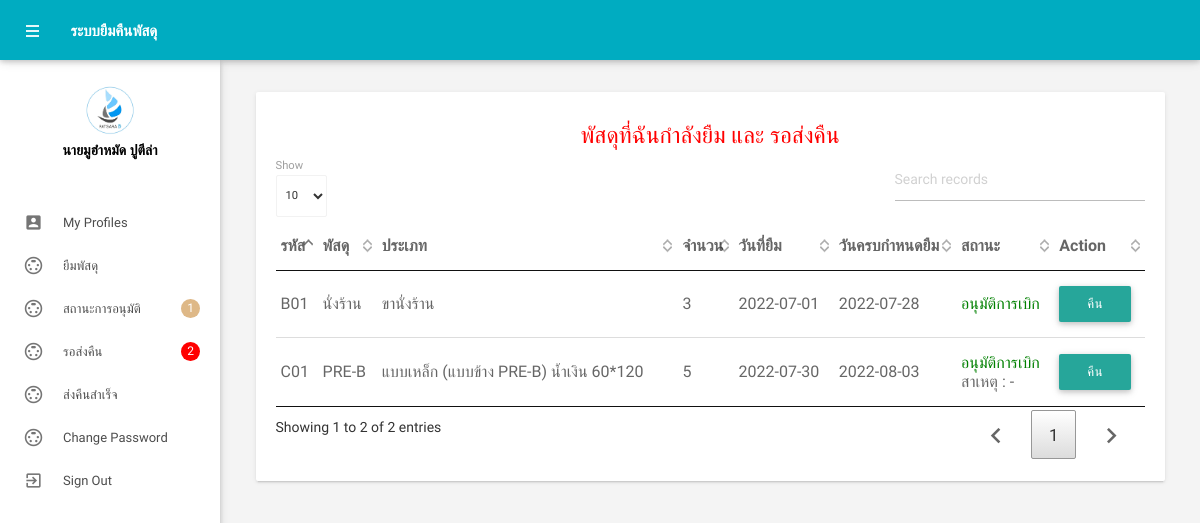
/returnpercel.php (signed in), run on the app's committed database.
### tables this page shows
CREATE TABLE `tblemployees` (
  `id` int(11) NOT NULL,
  `FirstName` varchar(150) NOT NULL,
  `LastName` varchar(150) NOT NULL,
  `EmailId` varchar(200) NOT NULL,
  `Password` varchar(180) NOT NULL,
  `Gender` varchar(100) NOT NULL,
  `Address` varchar(255) NOT NULL,
  `Phonenumber` char(11) NOT NULL,
  `RegDate` timestamp NOT NULL DEFAULT current_timestamp()
);

CREATE TABLE `tbborrow` (
  `BorrowId` int(11) NOT NULL,
  `Work1` varchar(150) NOT NULL,
  `Work2` varchar(150) NOT NULL,
  `BorrowAmount` int(4) NOT NULL,
  `BorrowRequest` date NOT NULL,
  `BorrowReturn` date NOT NULL,
  `Other` varchar(150) NOT NULL,
  `StatusBorrow` int(2) NOT NULL,
  `id` int(11) NOT NULL,
  `TypePercelIdAuto` int(8) NOT NULL,
  `TimeRequest` timestamp NOT NULL DEFAULT current_timestamp() ON UPDATE current_timestamp(),
  `NoteBorrow` varchar(150) NOT NULL,
  `refuseAmount` int(4) NOT NULL
);

CREATE TABLE `tbtypepercel` (
  `TypePercelIdAuto` int(8) NOT NULL,
  `TypePercelId` varchar(15) NOT NULL,
  `TypePercelName` varchar(255) NOT NULL,
  `typePercelAmount` int(11) NOT NULL,
  `PercelIdAuto` int(11) NOT NULL
);

CREATE TABLE `tbpercel` (
  `PercelName` varchar(80) NOT NULL,
  `PercelIdAuto` int(4) NOT NULL,
  `PercelId` varchar(15) NOT NULL
);

### returnpercel.php (the view, shortened to what this page needs)
<?php
include('includes/config.php');
?>
<!DOCTYPE html>
<html lang="en">
<head>
    <link type="text/css" rel="stylesheet" href="assets/plugins/materialize/css/materialize.min.css" />
    <link href="assets/plugins/material-preloader/css/materialPreloader.min.css" rel="stylesheet">
    <link href="assets/css/alpha.min.css" rel="stylesheet" type="text/css" />
    <link href="assets/css/custom.css" rel="stylesheet" type="text/css" />
    <link href="assets/plugins/datatables/css/jquery.dataTables.min.css" rel="stylesheet">
</head>
<body>
    <?php include('includes/header.php'); ?>
    <?php include('includes/sidebar.php'); ?>
    <main class="mn-inner">
        <div class="row">
            <div class="col s12 m12 l12">
                <div class="card">
                    <div class="card-content">
                        <h5 style="text-align:center; color:red;">พัสดุที่ฉันกำลังยืม และ รอส่งคืน</h5>
                        <table id="example" class="display responsive-table">
                            <thead>
                                <tr>
                                    <th>รหัส</th>
                                    <th>พัสดุ</th>
                                    <th>ประเภท</th>
                                    <th>จำนวน</th>
                                    <th>วันที่ยืม</th>
                                    <th>วันครบกำหนดยืม</th>
                                    <th>สถานะ</th>
                                    <th>Action</th>
                                </tr>
                            </thead>
                            <tbody>
                                <?php
                                $id = $_SESSION['eid'];
                                $sql = "
                                SELECT a.BorrowId,a.Work1,a.Work2,a.BorrowAmount,a.BorrowRequest
                                ,a.BorrowReturn,a.Other,b.StatusBorrowName,c.TypePercelId,a.NoteBorrow
                                , c.TypePercelName,d.PercelName FROM tbborrow as a
                                INNER JOIN tbstatusborrow as b ON a.StatusBorrow = b.StatusBorrow
                                INNER JOIN tbtypepercel as c ON a.TypePercelIdAuto = c.TypePercelIdAuto
                                INNER JOIN tbpercel as d ON d.PercelIdAuto = c.PercelIdAuto
                                WHERE id=:id AND b.StatusBorrowName = 'อนุมัติการเบิก' AND a.BorrowAmount != 0;
                                ;
                                ";
                                $query = $dbh->prepare($sql);
                                $query->bindParam(':id', $id, PDO::PARAM_STR);
                                $query->execute();
                                $results = $query->fetchAll(PDO::FETCH_OBJ);
                                if ($query->rowCount() > 0) {
                                    foreach ($results as $result) {               ?>
                                        <tr>
                                            <td> <?php echo htmlentities($result->TypePercelId); ?></td>
                                            <td><?php echo htmlentities($result->PercelName); ?></td>
                                            <td><?php echo htmlentities($result->TypePercelName); ?></td>
                                            <td><?php echo htmlentities($result->BorrowAmount); ?></td>
                                            <td><?php echo htmlentities($result->BorrowRequest); ?></td>
                                            <td><?php echo htmlentities($result->BorrowReturn); ?></td>
                                            <td><?php
                                                if ($result->StatusBorrowName == 'รอการอนุมัติ') { ?>
                                                    <span style="color:blue;">รอการอนุมัติ</span>
                                                    <?php if ($result->NoteBorrow != "") {  ?>
                                                        <br> สาเหตุ :     <?php echo "{$result->NoteBorrow}"; ?>
                                                    <?php  } ?>
                                                <?php   } else if ($result->StatusBorrowName == 'อนุมัติการเบิก') { ?>
                                                    <span style="color:green;">อนุมัติการเบิก</span>
                                                   <?php if ($result->NoteBorrow != "") {  ?>
                                                           <br> สาเหตุ :     <?php echo "{$result->NoteBorrow}"; ?>
                                                    <?php  } ?>
                                                <?php   } ?>
                                            </td>
                                            <td>
                                                <a class="btn btn-danger" href="returnamountpercell.php?id=<?php echo $result->BorrowId ?>">คืน</a>
                                            </td>
                                        </tr>
                                <?php
                                    }
                                } ?>
                            </tbody>
                        </table>
                    </div>
                </div>
            </div>
        </div>
    </main>
    </div>
    <div class="left-sidebar-hover"></div>
</body>
</html>

### includes/sidebar.php (shortened to what this page needs)
<aside id="slide-out" class="side-nav white fixed">
    <div class="side-nav-wrapper">
        <div class="center">
            <div class="sidebar-profile">
                <div class="sidebar-profile-image">
                    <img src="assets/images/icon-company.jpg" class="circle" alt="">
                </div>
                <div class="sidebar-profile-info">
                    <?php
                       $eid = $_SESSION['eid'];
                       $sql = "SELECT FirstName,LastName from  tblemployees where id=:eid";
                       $query = $dbh->prepare($sql);
                       $query->bindParam(':eid', $eid, PDO::PARAM_STR);
                       $query->execute();
                       $results = $query->fetchAll(PDO::FETCH_OBJ);
                       if ($query->rowCount() > 0) {
                           foreach ($results as $result) {               ?>
                            <p><?php echo htmlentities($result->FirstName . " " . $result->LastName); ?></p>
                    <?php }
                       } ?>
                </div>
            </div>
        </div>
        <ul class="sidebar-menu collapsible collapsible-accordion" data-collapsible="accordion">
            <li class="no-padding"><a class="waves-effect waves-grey" href="myprofile.php"><i class="material-icons">account_box</i>My Profiles</a></li>
            <li class="no-padding"><a class="waves-effect waves-grey" href="listpercel.php"><i class="material-icons">settings_input_svideo</i>ยืมพัสดุ</a></li>
            <li class="no-padding"><a class="waves-effect waves-grey" href="listhistory.php"><i class="material-icons">settings_input_svideo</i>สถานะการอนุมัติ
            <?php
                       $id=$_SESSION['eid'];
                       $sqlCount2 = "SELECT COUNT(StatusBorrow) as StatusBorrow FROM tbborrow WHERE StatusBorrow = 1 AND BorrowAmount > 0 AND id=:id";
                       $queryCount2 = $dbh->prepare($sqlCount2);
                       $queryCount2->bindParam(':id', $id);
                       $queryCount2->execute();
                       $resultsCount2 = $queryCount2->fetch(PDO::FETCH_ASSOC);
                       if ($resultsCount2['StatusBorrow'] > 0) { ?>
                        <span style="border-radius: 50%; background-color:burlywood; color:white;" class="badge"><?php echo $resultsCount2['StatusBorrow']; ?></span>
                    <?php }
                       ?>
           </a></li>
            <li class="no-padding"><a class="waves-effect waves-grey" href="returnpercel.php"><i class="material-icons">settings_input_svideo</i>รอส่งคืน
                    <?php
                       $sqlCount1 = "SELECT COUNT(StatusBorrow) as StatusBorrow FROM tbborrow WHERE StatusBorrow = 2 AND BorrowAmount > 0 AND id=:id";
                       $queryCount1 = $dbh->prepare($sqlCount1);
                       $queryCount1->bindParam(':id', $id);
                       $queryCount1->execute();
                       $resultsCount1 = $queryCount1->fetch(PDO::FETCH_ASSOC);
                       if ($resultsCount1['StatusBorrow'] > 0) { ?>
                        <span style="border-radius: 50%; background-color:red; color:white;" class="badge"><?php echo $resultsCount1['StatusBorrow']; ?></span>
                    <?php }
                       ?>
                </a></li>
            <li class="no-padding"><a class="waves-effect waves-grey" href="returnpercellsuccess.php"><i class="material-icons">settings_input_svideo</i>ส่งคืนสำเร็จ</a></li>
            <li class="no-padding"><a class="waves-effect waves-grey" href="emp-changepassword.php"><i class="material-icons">settings_input_svideo</i>Change Password</a></li>
            <li class="no-padding">
                <a class="waves-effect waves-grey" onclick="return confirm('แน่ใจหรือไหมที่จะออกจากระบบ ?');" href="logout.php"><i class="material-icons">exit_to_app</i>Sign
                    Out</a>
            </li>
        </ul>
    </div>
</aside>

### returnpercel.php (style rules this page uses)
body { font-family: 'IBM Plex Sans Thai Looped', sans-serif; }

### data on the page
tblemployees: FirstName+LastName "นายมูฮำหมัด ปูตีล่า"
tbborrow: TypePercelIdAuto.TypePercelId "B01", tbpercel.PercelName "นั่งร้าน", TypePercelIdAuto.TypePercelName "ขานั่งร้าน", BorrowAmount "3", BorrowRequest "2022-07-01", BorrowReturn "2022-07-28"
tbborrow: TypePercelIdAuto.TypePercelId "C01", tbpercel.PercelName "PRE-B", TypePercelIdAuto.TypePercelName "แบบเหล็ก (แบบข้าง PRE-B) น้ำเงิน 60*120", BorrowAmount "5", BorrowRequest "2022-07-30", BorrowReturn "2022-08-03", NoteBorrow "-"

### other printed values
$resultsCount2['StatusBorrow'] "1"
$resultsCount1['StatusBorrow'] "2"
